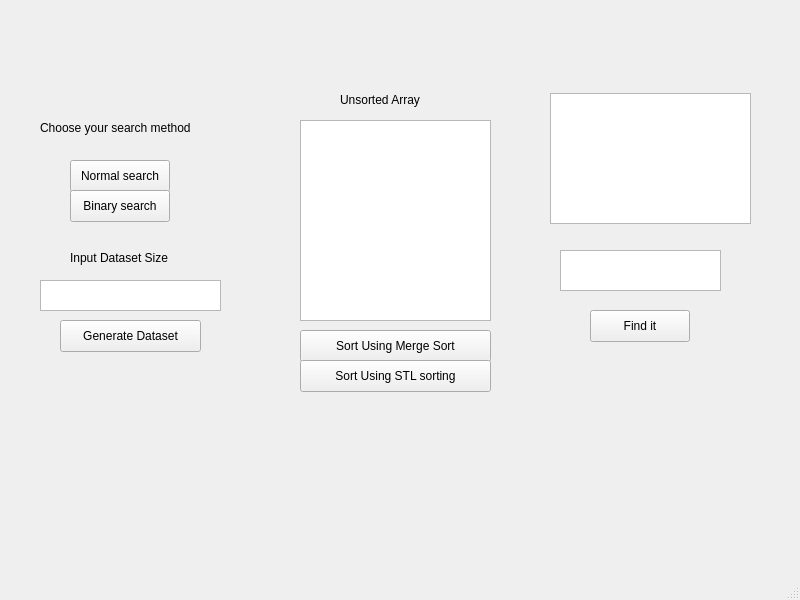
<?xml version="1.0" encoding="UTF-8"?>
<ui version="4.0">
 <class>MainWindow</class>
 <widget class="QMainWindow" name="MainWindow">
  <property name="geometry">
   <rect>
    <x>0</x>
    <y>0</y>
    <width>800</width>
    <height>600</height>
   </rect>
  </property>
  <property name="windowTitle">
   <string>MainWindow</string>
  </property>
  <widget class="QWidget" name="centralwidget">
   <widget class="QLabel" name="Search_label">
    <property name="geometry">
     <rect>
      <x>40</x>
      <y>120</y>
      <width>191</width>
      <height>16</height>
     </rect>
    </property>
    <property name="text">
     <string>Choose your search method</string>
    </property>
   </widget>
   <widget class="QLabel" name="dataset_label">
    <property name="geometry">
     <rect>
      <x>70</x>
      <y>250</y>
      <width>121</width>
      <height>16</height>
     </rect>
    </property>
    <property name="text">
     <string>Input Dataset Size</string>
    </property>
   </widget>
   <widget class="QPushButton" name="Normal_button">
    <property name="geometry">
     <rect>
      <x>70</x>
      <y>160</y>
      <width>100</width>
      <height>32</height>
     </rect>
    </property>
    <property name="text">
     <string>Normal search</string>
    </property>
   </widget>
   <widget class="QPushButton" name="Binary_button">
    <property name="geometry">
     <rect>
      <x>70</x>
      <y>190</y>
      <width>100</width>
      <height>32</height>
     </rect>
    </property>
    <property name="text">
     <string>Binary search</string>
    </property>
   </widget>
   <widget class="QTextEdit" name="Dataset_setting">
    <property name="geometry">
     <rect>
      <x>40</x>
      <y>280</y>
      <width>181</width>
      <height>31</height>
     </rect>
    </property>
   </widget>
   <widget class="QPushButton" name="Dataset_button">
    <property name="geometry">
     <rect>
      <x>60</x>
      <y>320</y>
      <width>141</width>
      <height>32</height>
     </rect>
    </property>
    <property name="text">
     <string>Generate Dataset</string>
    </property>
   </widget>
   <widget class="QPushButton" name="Merge_button">
    <property name="geometry">
     <rect>
      <x>300</x>
      <y>330</y>
      <width>191</width>
      <height>32</height>
     </rect>
    </property>
    <property name="text">
     <string>Sort Using Merge Sort</string>
    </property>
   </widget>
   <widget class="QPushButton" name="STL_button">
    <property name="geometry">
     <rect>
      <x>300</x>
      <y>360</y>
      <width>191</width>
      <height>32</height>
     </rect>
    </property>
    <property name="text">
     <string>Sort Using STL sorting</string>
    </property>
   </widget>
   <widget class="QTextEdit" name="Find_enter">
    <property name="geometry">
     <rect>
      <x>560</x>
      <y>250</y>
      <width>161</width>
      <height>41</height>
     </rect>
    </property>
   </widget>
   <widget class="QPushButton" name="Find_button">
    <property name="geometry">
     <rect>
      <x>590</x>
      <y>310</y>
      <width>100</width>
      <height>32</height>
     </rect>
    </property>
    <property name="text">
     <string>Find it</string>
    </property>
   </widget>
   <widget class="QTextEdit" name="status_edit">
    <property name="geometry">
     <rect>
      <x>550</x>
      <y>93</y>
      <width>201</width>
      <height>131</height>
     </rect>
    </property>
   </widget>
   <widget class="QLabel" name="arrayState_label">
    <property name="geometry">
     <rect>
      <x>340</x>
      <y>90</y>
      <width>101</width>
      <height>20</height>
     </rect>
    </property>
    <property name="text">
     <string>Unsorted Array</string>
    </property>
   </widget>
   <widget class="QTextEdit" name="array_display">
    <property name="geometry">
     <rect>
      <x>300</x>
      <y>120</y>
      <width>191</width>
      <height>201</height>
     </rect>
    </property>
   </widget>
  </widget>
  <widget class="QMenuBar" name="menubar">
   <property name="geometry">
    <rect>
     <x>0</x>
     <y>0</y>
     <width>800</width>
     <height>25</height>
    </rect>
   </property>
  </widget>
  <widget class="QStatusBar" name="statusbar"/>
 </widget>
 <resources/>
 <connections/>
</ui>
